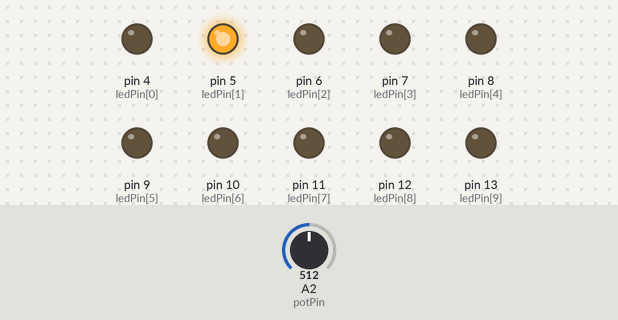
Recording of a sketch running on a simulated Arduino Uno, built with avr-gcc and run on an emulated ATmega328P. Shown: output pins drawn as LEDs (lit = HIGH). Dashed ring = blinking. The test bench sets the inputs (shaded band); at power-on: A2 (potPin) = 512.

Above: at 1.2 s.
1.3 s: A2 (potPin) set to 122
At 2.1 s:
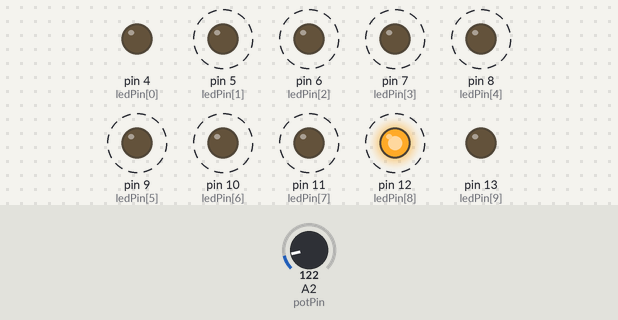
4.3 s: A2 (potPin) set to 0
7.3 s: A2 (potPin) set to 20
At 7.5 s:
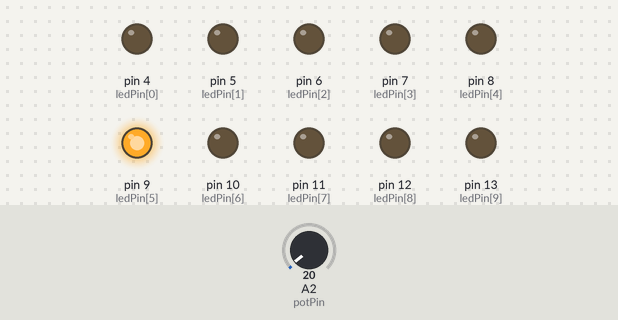
10.3 s: A2 (potPin) set to 716
At 10.3 s:
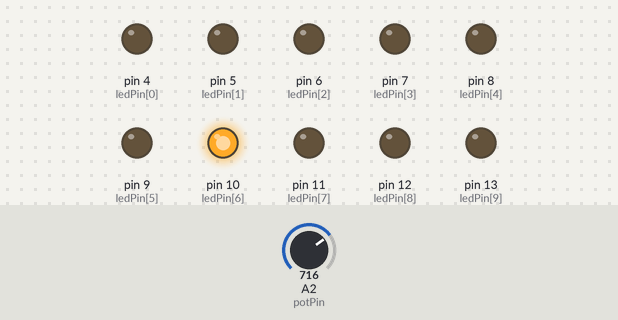
13.3 s: A2 (potPin) set to 644
At 16.1 s:
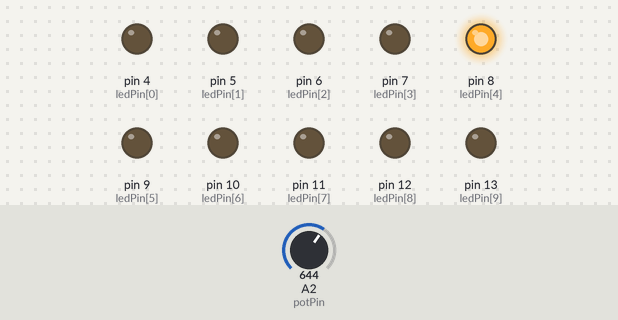
16.3 s: A2 (potPin) set to 617
Timing chart, 0 to 19.4 s (numbered marks = the images above; inputs shaded):
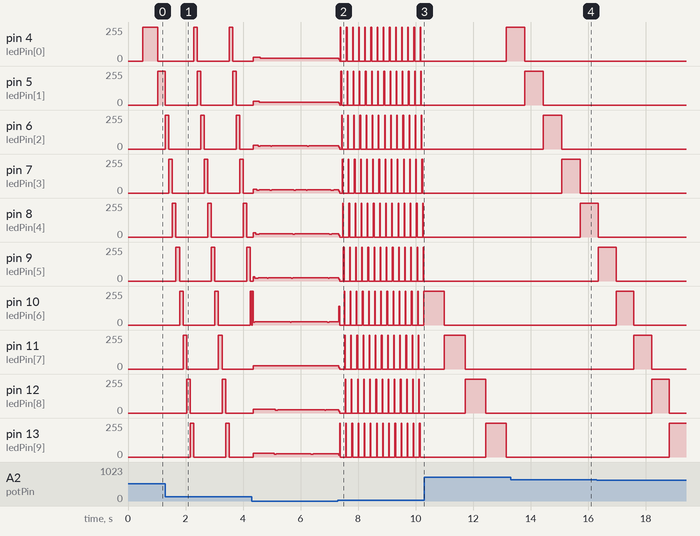

The sketch:

partA.ino
```cpp
/*
    Lab 4 - Part A
    Potentiometer + LED Blinking speed control

    Samuel Volk, 07/10/2014

    This sketch makes 10 LEDs blink one way but the speed is controlled by a
    potentiometer.


    Debugging and Verification
    - copied 4-b from powerpoint but most of the whitespace messed up, fixed
    - needed to sop LEDs from cycling back so commented out both reversing
      lines, LEDs went one way then randomly blinked (overflow or something?)
    - uncommented on reversing line, LEDs blinked one way then the other then
      stopped
    - changed single remaining reversing if() statement to reset current LED
      back to 0, works
*/


// Global Variables
byte ledPin[] = {4, 5, 6, 7, 8, 9, 10, 11, 12, 13};// Create array for LED pins
int ledDelay;               // delay between changes
int direction = 1;          // holds step + direction
int currentLED = 0;         // holds current LED
unsigned long changeTime;   // time since delay started related to the
                            // processor runtime
int potPin = 2;             // select the input pin for the potentiometer


void setup()
{
    for (int x=0; x<10; x++)
        pinMode(ledPin[x], OUTPUT); // set all pins to output

    changeTime = millis();
}

void loop()
{
    ledDelay = analogRead(potPin); // read the value from the pot

    if ((millis() - changeTime) > ledDelay) // has it been longer than ledDelay
                                            // since last blink
    {
        for (int x=0; x<10; x++)
        {
            digitalWrite(ledPin[x], LOW); // turn off all LED's
        }
        digitalWrite(ledPin[currentLED], HIGH); // turn on the current LED

        currentLED += direction; // increment by the direction value

        // return to the start if the end is reached
        if (currentLED == 10) currentLED = 0;

        // reset time since last blink
        changeTime = millis();
    }
}
```

Measured:
- after the input at 1.3 s, pin 4 (ledPin[0]): alternates 255/255 for 0.12 s and 0/255 for 1.1 s, starting after 0.98 s; pin 12 (ledPin[8]): alternates 255/255 for 0.12 s and 0/255 for 1.1 s, starting after 0.74 s; pin 13 (ledPin[9]): alternates 255/255 for 0.12 s and 0/255 for 1.1 s, starting after 0.86 s
- after the input at 7.3 s, pin 9 (ledPin[5]): 25/255 → 13/255 at once, then moves between 0/255 and 255/255, repeating every 0.85 s; pin 11 (ledPin[7]): 25/255 → 9/255 at once, then repeats every 0.19 s: 0/255 0.17 s, 255/255 0.02 s
- after the input at 10.3 s, pin 5 (ledPin[1]), pin 6 (ledPin[2]), pin 7 (ledPin[3]), pin 8 (ledPin[4]), pin 9 (ledPin[5]): stops changing and stays 0/255
- after the input at 13.3 s, pin 8 (ledPin[4]): 0/255 → 255/255 after 2.4 s instead of 2.7 s
- by itself, pin 8 (ledPin[4]): moves between 0/255 and 255/255, repeating every 1.5 s
